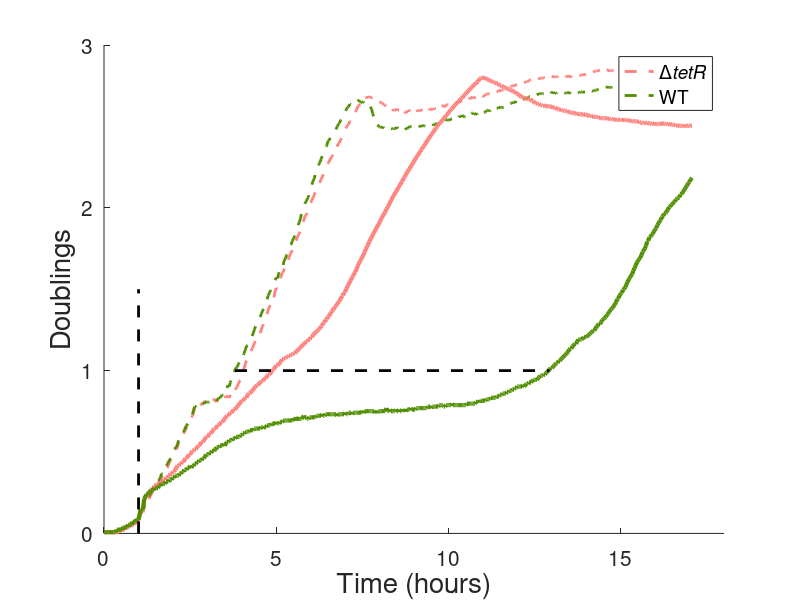

The MATLAB source for this figure: (Note: this script raises an error after producing the figure.)
load transposon_example

red=[255 126 121]/256;
green=[79 143 0]/256;

p1=plot(t,nodrugtransp,'--','Color',red,'LineWidth',2);
hold on
p2=plot(t,nodrugnotransp,'--','Color',green,'LineWidth',2);
p3=plot(t,transp,'Color',red,'LineWidth',3);
p4=plot(t,notransp,'Color',green,'LineWidth',3);
plot(t(31)*[1 1],[0 1.5],'--k','LineWidth',2)

axis([0 18 0 3])
set(gca,'FontSize',15,'Box','off','XTick',[0 5 10 15],'YTick',[0 1 2 3])
xlabel('Time (hours)','FontSize',20)
ylabel('Doublings','FontSize',20)

i2=find(nodrugnotransp>=1,1);
i3=find(notransp>=1,1);
plot([t(i2) t(i3)],[1 1],'--k','LineWidth',2)

h1=legend([p1 p2],{'\Delta{\ittetR}','WT'});
h1.FontSize=20;
h1.Box='off';

a2 = axes('position',get(gca,'position'),'visible','off');
h2=legend(a2,[p3 p4],{'\Delta{\ittetR}','WT'});
h2.FontSize=20;
h2.Box='off';